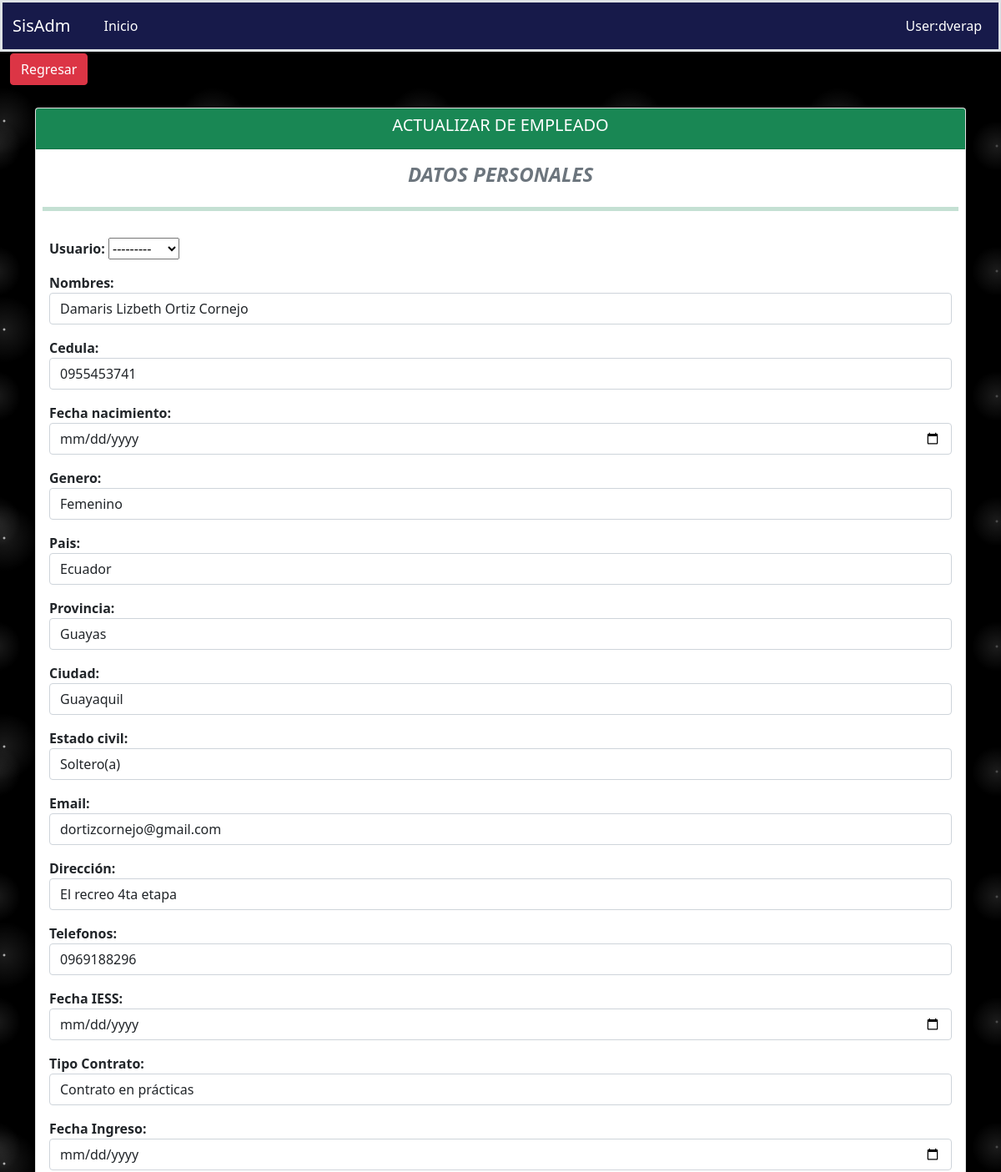
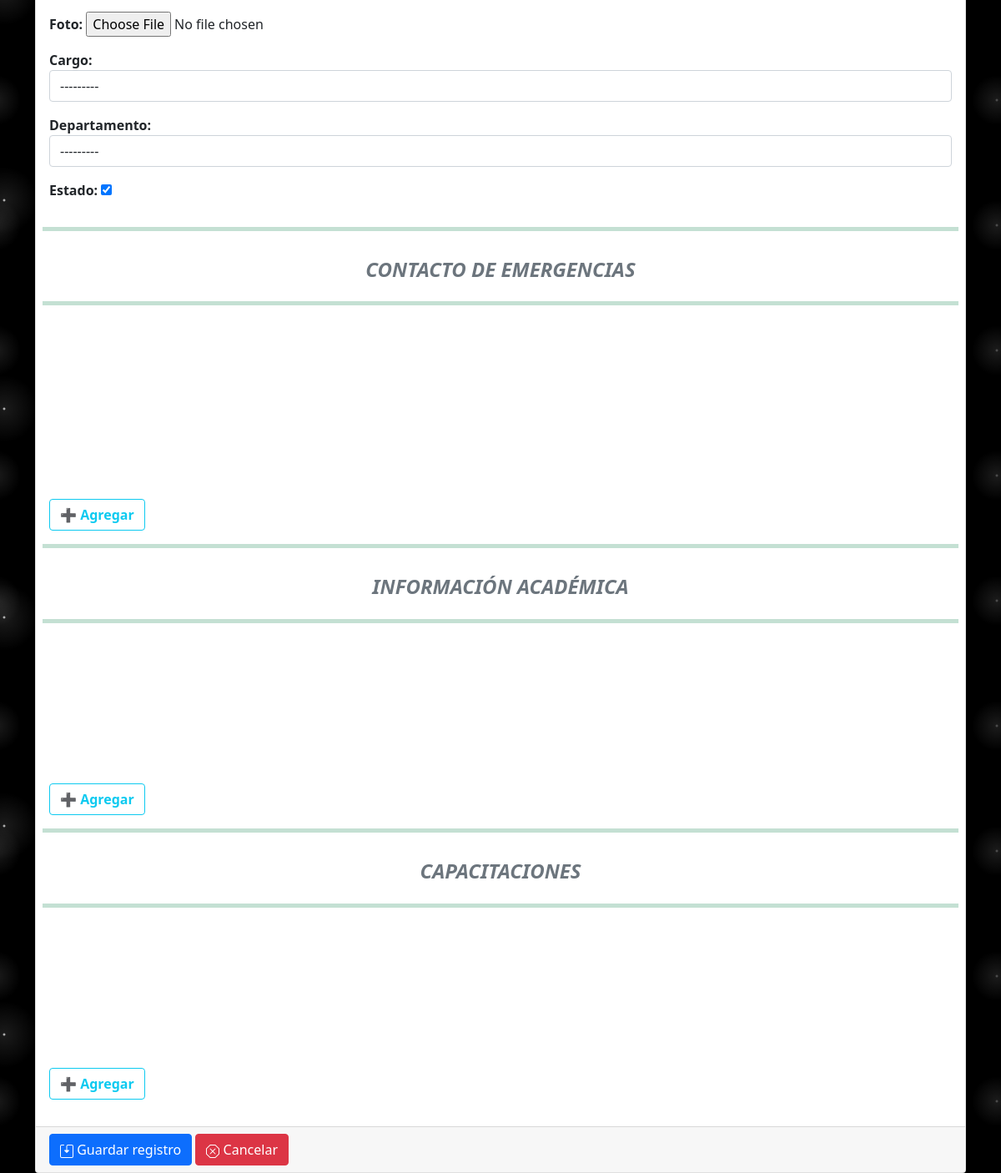
/fichaPersonal/actualizarempleado/1/, run on the app's committed database (2 pictures, top to bottom).
### aplicaciones/ficha_personal/models.py (models this page shows, shortened)
class Empleado(Base):
    nombres = models.CharField(max_length=200)
    cedula = models.CharField(max_length=10, unique=True)
    fecha_nacimiento = models.DateField(blank=True, null=True, auto_now=False)
    genero = models.CharField(max_length=1, choices=GENERO, default=GENERO[0][0], blank=True, null=True)
    pais = models.ForeignKey(Pais, on_delete=models.PROTECT, blank=True, null=True)
    provincia = models.ForeignKey(Provincia, on_delete=models.PROTECT, blank=True, null=True)
    ciudad = models.ForeignKey(Ciudad, on_delete=models.PROTECT, blank=True, null=True)
    estado_civil = models.CharField(max_length=1, choices=ESTADO_CIVIL, default=ESTADO_CIVIL[0][0], blank=True,null=True)
    email = models.CharField(max_length=100, unique=True)
    direccion = models.TextField(blank=True, null=True, verbose_name='Dirección')
    telefonos = models.CharField(max_length=50, blank=True, null=True)
    fecha_IESS = models.DateField(blank=True, null=True, auto_now=False)
    tipo_Contrato = models.CharField(max_length=2, choices=TIPO_CONTRATO, default=TIPO_CONTRATO[0][0], blank=True,null=True)
    fecha_Ingreso = models.DateField(blank=True, null=True, auto_now=False)
    foto = models.ImageField(upload_to='fichaPersonal/empleados', blank=True, null=True)
    cargo = models.ForeignKey(Cargo, on_delete=models.PROTECT,blank=True, null=True)
    departamento = models.ForeignKey(Departamento, on_delete=models.PROTECT,blank=True, null=True)
    estado = models.BooleanField(default=True)
    class Meta:
        verbose_name = "Empleado"
        verbose_name_plural = "Empleados"
        ordering = ('id',)

### aplicaciones/ficha_personal/views/empleados/views.py (the view)
# urls.py: path('actualizarempleado/<int:pk>/', ActualizarEmpleado.as_view(), name='actualizarempleado'),
class ActualizarEmpleado(UpdateView):
    model = Empleado
    template_name = "Empleados/editarEmpleado.html"
    success_url = reverse_lazy('ficha_Personal:empleado')
    form_class = EmpleadoForm
    def get_context_data(self, **kwargs):
        context = super().get_context_data(**kwargs)
        context['action_save'] = self.request.path
        context['titulo'] = 'ACTUALIZAR DE EMPLEADO'
        context['url_anterior'] = 'fichaPersonal/empleado'
        context['listar_url'] = '/fichaPersonal/empleado'
        return context

### aplicaciones/core/models.py (called while the page is built)
    def __str__(self):
        return "{}".format(self.nombre)

    def __str__(self):
        return "{}".format(self.nombre)

    def __str__(self):
        return "{}".format(self.nombre)

### aplicaciones/ficha_personal/models.py (called while the page is built)
    def __str__(self):
        return "{}".format(self.descripcion)

    def __str__(self):
        return "{}".format(self.descripcion)

### aplicaciones/ficha_personal/templates/Empleados/editarEmpleado.html (shortened to what this page needs)
{% extends 'formulario.html' %}
{% load static %}
{% block controls %}
    <h4 class="fw-bold fst-italic text-secondary text-center">DATOS PERSONALES</h4>
    <hr class="bg-success border-5 border-top border-success">
        <div class="form-group fw-bold">
            {{ form.as_p }}
        </div>
    <hr class="bg-success border-5 border-top border-success">
    <h4 class="fw-bold fst-italic text-secondary text-center">CONTACTO DE EMERGENCIAS</h4>
    <hr class="bg-success border-5 border-top border-success">
        <div class="form-group">
        </div>
    <br>
        <div class="form-group">
        </div>
    <br>
        <div class="col-12">
        </div>
    <br>
        <div class="col-12">
        </div>
        <div class="col-12">
        </div>
        <div>
            <a class="btn btn-outline-info">
                         <b>➕ Agregar</b>
            </a>
        </div>
    <hr class="bg-success border-5 border-top border-success">
    <h4 class="fw-bold fst-italic text-secondary text-center">INFORMACIÓN ACADÉMICA</h4>
    <hr class="bg-success border-5 border-top border-success">
        <div class="col-12">
        </div>
        <div class="col-12">
        </div>
        <div class="col-12">
        </div>
        <div class="col-12">
        </div>
        <div>
            <a class="btn btn-outline-info">
                         <b>➕ Agregar</b>
            </a>
        </div>
    <hr class="bg-success border-5 border-top border-success">
    <h4 class="fw-bold fst-italic text-secondary text-center">CAPACITACIONES</h4>
    <hr class="bg-success border-5 border-top border-success">
        <div class="col-12">
        </div>
        <div class="col-12">
        </div>
        <div class="col-12">
        </div>
        <div class="col-12">
        </div>
        <div>
            <a class="btn btn-outline-info">
                         <b>➕ Agregar</b>
            </a>
        </div>
{% endblock %}

### static/css/estilos.css (style rules this page uses)
body { background-color:black; background-image: radial-gradient(white, rgba(255,255,255,.2) 2px, transparent 40px), radial-gradient(white, rgba(255,255,255,.15) 1px, transparent 30px), radial-gradient(white, rgba(255,255,255,.1) 2px, transparent 40px), radial-gradient(rgba(255,255,255,.4), rgba(255,255,255,.1) 2px, transparent 30px); background-size: 550px 550px, 350px 350px, 250px 250px, 150px 150px; background-position: 0 0, 40px 60px, 130px 270px, 70px 100px; color: #171a4a; }

### data on the page
Empleado: usuario "---------", nombres "Damaris Lizbeth Ortiz Cornejo", cedula "0955453741", genero "Femenino", pais "Ecuador", provincia "Guayas", ciudad "Guayaquil", estado_civil "Soltero(a)", email "dortizcornejo@gmail.com", direccion "El recreo 4ta etapa", telefonos "0969188296", tipo_Contrato "Contrato en prácticas", cargo "---------", departamento "---------", estado "☑"

### other printed values
{{ titulo }} "ACTUALIZAR DE EMPLEADO"
